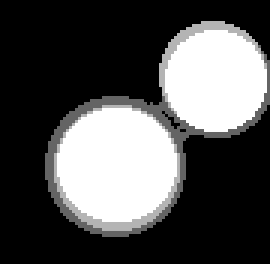
%> input picture Im2mesh_Octave/Circle.tif, 90 x 88 px (shown 3 times larger)
$ octave demo05.m   (GNU Octave 9; MATLAB toolbox functions it lacks are replaced by stand-ins)
%> lines starting %> are read from the running program, lines starting %| are printed output that depends on the picture; in (x1, y1, x2, y2) boxes, pixels count from 0 and x2, y2 are one past the last pixel; in counts of white or black regions, pixels touching at a corner belong together; the program's own positions count from 1
%> further down, im is the input picture: size 88x90 uint8; min 0, max 255, mean 81.7
### Im2mesh_Octave/im2mesh.m
function [ vert, tria, tnum, vert2, tria2 ] = im2mesh( im, opt )
% im2mesh: generate triangular mesh based on grayscale segmented image
%
% usage:
%   [ vert, tria, tnum ] = im2mesh( im );   % default opt setting
%   [ vert, tria, tnum ] = im2mesh( im, opt );
%
%   [ vert, tria, tnum, vert2, tria2 ] = im2mesh( im );  % default opt setting
%   [ vert, tria, tnum, vert2, tria2 ] = im2mesh( im, opt );
%
% input
%   im        % grayscale segmented image
%
%   opt - a structure array. It is the options for im2mesh.
%         It stores parameter settings for im2mesh.
%
%   opt.tf_avoid_sharp_corner   % For function getCtrlPnts
%                               % Whether to avoid sharp corner when
%                               % simplifying polygon.
%                               % Value: true or false
%                               % If true, two extra control points
%                               % will be added around one original
%                               % control point to avoid sharp corner
%                               % when simplifying polygon.
%                               % Sharp corner in some cases will make
%                               % poly2mesh not able to converge.
%
%   opt.lambda      % Parameter for funtion smoothBounds (Taubin smoothing)
%   opt.mu          % Parameter for funtion smoothBounds (Taubin smoothing)
%   opt.iters       % Parameter for funtion smoothBounds (Taubin smoothing)
%
%   opt.threshold_num_turning   % For funtion smoothBounds
%                               % Threshold value for the number of turning
%                               % points in a polyline.
%
%   opt.threshold_num_vert_Smo  % For funtion smoothBounds
%                               % Threshold value for the number of
%                               % vertices in a polyline.
%
%   opt.tolerance   % For funtion simplifyBounds
%                   % Tolerance for polygon simplification.
%                   % Check Douglas-Peucker algorithm.
%                   % If u don't need to simplify, try tolerance = eps.
%                   % If the value of tolerance is too large, some
%                   % polygons will become line segment after
%                   % simplification, and these polygons will be
%                   % deleted by function delZeroAreaPoly.
%
%   opt.threshold_num_vert_Sim  % For funtion simplifyBounds
%                               % Threshold value for number of vertices in
%                               % a polyline.
%
%   opt.hmax      % For funtion poly2mesh
%                 % Maximum mesh-size
%
%   opt.mesh_kind   % For funtion poly2mesh
%                   % Meshing algorithm
%                   % Value: 'delaunay' or 'delfront'
%                   % "standard" Delaunay-refinement or
%                   % "Frontal-Delaunay" technique
%
%   opt.grad_limit  % For funtion poly2mesh
%                   % Scalar gradient-limit for mesh
%
%   opt.select_phase  % select phase for meshing
%                   % Parameter type: vector
%                   % If 'select_phase' is [], all the phases will be
%                   % chosen to perform meshing
%                   % 'select_phase' is an index vector for sorted
%                   % grayscales (ascending order) in an image.
%                   % For example, an image with grayscales of 40, 90,
%                   % 200, 240, 255. If u're interested in 40, 200, and
%                   % 240, then set 'select_phase' as [1 3 4]. Those
%                   % phases corresponding to grayscales of 40, 200,
%                   % and 240 will be chosen to perform meshing.
%
% output:
%   vert, tria define linear elements. vert2, tria2 define 2nd order elements.
%
%   vert - Node data. N-by-2 array.
%       vert(i,1:2) = [x_coordinate, y_coordinate] of the i-th node
%
%   tria - Node numbering for each triangle. M-by-3 array.
%       tria(j,1:3) = [node_numbering_of_3_nodes] of the j-th element
%
%   tnum - Label of material phase. P-by-1 array.
%       tnum(j,1) = k; means the j-th element is belong to the k-th phase
%
%   vert2 - Node data (2nd order element). P-by-2 array.
%       Due to new vertices, the length of vert2 is much longer than vert.
%       vert2(i,1:2) = [x_coordinate, y_coordinate] of the i-th node
%
%   tria2 - Node numbering for each triangle (2nd order element). M-by-6 array.
%       tria2(j,1:6) = [node_numbering_of_6_nodes] of the j-th element
%
%
% You can use function plotMeshes( vert, tria, tnum ) to view mesh.
%
% Author:
%   Jiexian Ma, mjx0799@gmail.com, Jan 2025
% Cite As
%   Jiexian Ma (2025). Im2mesh (2D image to triangular meshes) (https://ww
%   w.mathworks.com/matlabcentral/fileexchange/71772-im2mesh-2d-image-to-t
%   riangular-meshes), MATLAB Central File Exchange. Retrieved Jan 23, 202
%   5.
%

    % check the number of inputs
    if nargin == 1
        opt = [];
    elseif nargin == 2
        % normal case
    else
        error("check the number of inputs");
    end

    % verify field names and set values for opt
    opt = setOption( opt );

    % image to polygon boundary
    boundsRaw = im2Bounds( im );
    boundsCtrlP = getCtrlPnts( boundsRaw, opt.tf_avoid_sharp_corner, size(im) );

    % smooth boundary
    boundsSmooth = smoothBounds( boundsCtrlP, opt.lambda, opt.mu, opt.iters, ...
                    opt.threshold_num_turning, opt.threshold_num_vert_Smo );

    % simplify polygon boundary
    boundsSimplified = simplifyBounds( boundsSmooth, opt.tolerance, ...
                                            opt.threshold_num_vert_Sim );
    boundsSimplified = delZeroAreaPoly( boundsSimplified );

    % clear up redundant vertices
    % only control points and turning points will remain
    boundsClear = getCtrlPnts( boundsSimplified, false );
    boundsClear = simplifyBounds( boundsClear, 0 );

    % select phase
    if isempty(opt.select_phase)
        % = do nothing = all phases will be chosen
    elseif ~isvector(opt.select_phase)
        error("select_phase is not a vector")
    elseif length(opt.select_phase) > length(boundsClear)
        error("length of select_phase is larger than the number of phases")
    else
        boundsClear = boundsClear( opt.select_phase );
    end

    % get nodes and edges of polygonal boundary
    [ poly_node, poly_edge ] = getPolyNodeEdge( boundsClear );
    % generate triangular mesh
    [ vert,tria,tnum,vert2,tria2 ] = poly2mesh( poly_node, poly_edge, ...
                                opt.hmax, opt.mesh_kind, opt.grad_limit );

end


function new_opt = setOption( opt )
% setOption: verify field names in opt and set values in new_opt according
% to opt

    % initialize new_opt with default field names & value
    new_opt.tf_avoid_sharp_corner = false;
    new_opt.lambda = 0.5;
    new_opt.mu = -0.5;
    new_opt.iters = 100;
    new_opt.threshold_num_turning = 10;
    new_opt.threshold_num_vert_Smo = 10;
    new_opt.tolerance = 0.3;
    new_opt.threshold_num_vert_Sim = 10;
    new_opt.select_phase = [];
    new_opt.grad_limit = 0.25;
    new_opt.hmax = 500;
    new_opt.mesh_kind = 'delaunay';

    if isempty(opt)
        return
    end

    if ~isstruct(opt)
        error("opt is not a structure array. Not valid input.")
    end

    % get the field names of opt
    nameC = fieldnames(opt);

    % verify field names in opt and set values in new_opt
    % compare the field name of opt with new_opt using for loop
    % if a field name of opt exist in new_opt, assign the that field value
    % in opt to new_opt
    % if a field name of opt not exist in new_opt, show error

    for i = 1: length(nameC)
        if isfield( new_opt, nameC{i} )
            value = getfield( opt, nameC{i} );
            new_opt = setfield( new_opt, nameC{i}, value );
        else
            error("Field name %s in opt is not correct.", nameC{i});
        end
    end

end

### Im2mesh_Octave/im2Bounds.m
function bounds = im2Bounds( im )
% extract exact polygonal boundaries from grayscale segmented image using
% getExactBounds.m
%
% input:
%   im - grayscale segmented image, type: uint8 matrix
%
% output:
%   bounds - cell array. bounds{i}{j} is one of the polygonal boundaries,
%          corresponding to region with certain grayscale level in image.
%          Polygons in bounds{i} have the same grayscale level.
%          bounds{i}{j}(:,1) is x coordinate (column direction).
%          bounds{i}{j}(:,2) is y coordinate (row direction). You can use
%          plot( bounds{i}{j}(:,1), bounds{i}{j}(:,2) ) to view the
%          polygon. Use plotBounds( bounds ) to view all polygons, check
%          plotBounds.m.
%   bounds{i} is boundary polygons for one phase
%
% Author:
%   Jiexian Ma, mjx0799@gmail.com, Jan 2025
% Cite As
%   Jiexian Ma (2025). Im2mesh (2D image to triangular meshes) (https://ww
%   w.mathworks.com/matlabcentral/fileexchange/71772-im2mesh-2d-image-to-t
%   riangular-meshes), MATLAB Central File Exchange. Retrieved Jan 23, 202
%   5.
%

    im = flip(im,1);	% in fem software using right-hand coordinate,
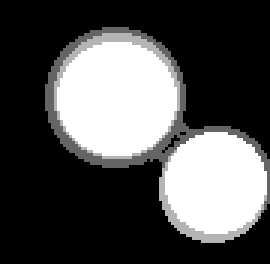
%> im: size 88x90 uint8 (shown 3 times larger); min 0, max 255, mean 81.7; mean of the top-left, top-right, bottom-left and bottom-right quarters 104.2, 53.7, 24.6, 144.4
                        % to coincide with that, must flip in row direction
                        % so the origin of coordinates is at bottom-left

    intensity = unique( im );    % vector
%> intensity = [0; 100; 180; 255]
    num_phase = size( intensity, 1 );
%> num_phase = 4
    bounds = cell( num_phase, 1 );
%> bounds = {[], [], [], []}

    for i = 1: num_phase
        bw = im == intensity(i);
        % Obtain the exact polygonal boundaries of objects and holes in
        % binary image. Both objects and holes are 4-connected.
        bounds{i} = getExactBounds( bw );
    end
%> this loop made 2 passes
%> num_object in getExactBounds on passes 1 to 2: 5, 3
%> pass 1, in im2Bounds, `bw = im == intensity(i);`:
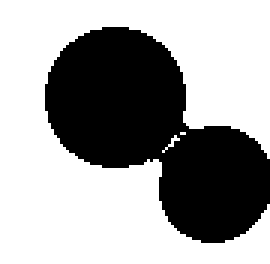
%> bw: size 88x90 logical (shown 3 times larger); 63% white; 1 black region, box (x1, y1, x2, y2) and area: (15, 9, 90, 81) 2929
%> pass 1, in getExactBounds, `[ Label, num_object ] = bwlabel( bw, 4 );`:
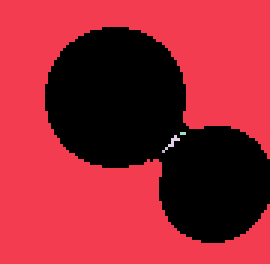
%> Label: size 88x90 double (shown 3 times larger); 6 distinct labels, from 0 to 5; one colour per label, 0 black
%> pass 2, in im2Bounds, `bw = im == intensity(i);`:
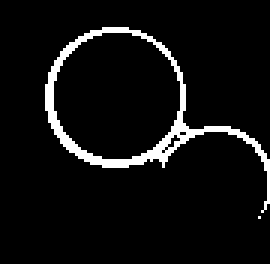
%> bw: size 88x90 logical (shown 3 times larger); 6.1% white in thin lines or dots, all inside (x1, y1, x2, y2) = (15, 9, 90, 73)
%> pass 2, in getExactBounds (call 2), `[ Label, num_object ] = bwlabel( bw, 4 );`:
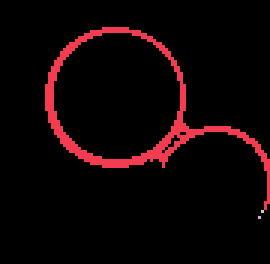
%> Label: size 88x90 double (shown 3 times larger); 4 distinct labels, from 0 to 3; one colour per label, 0 black
%> the run ends on the next line
    % size of bounds {i}{j} = (1+number_of_vertices)-by-2

    % post-process
    bounds = bounds2CCW( bounds );       % counterclockwise ordering
    bounds = head2BottomLeft( bounds );
end

% [32 lines left out: functions bounds2CCW, head2BottomLeft, not called in this run]

### Im2mesh_Octave/getExactBounds.m
function Bs = getExactBounds( bw )
% getExactBounds: get the exact boundaries (polygonal) of binary image
% sub-function: outerboundary.m and holeboundary.m
%
% For GNU Octave
%
% input bw - binary image
% ouput Bs - stores column (x) and row (y) coordinates of exact polygonal
%           boundaries. Bs is a p-by-1 cell array, where p is the number of
%           (4 connected) objects and (4 connected) holes. Each cell in the
%           cell array contains a q-by-2 matrix. Each row in the matrix
%           contains the column and row coordinates of a boundary corner. q
%           is the number of boundary corner for the corresponding region.
%           Size of Bs{i} is (1+number_of_vertices)-by-2.
%
% Comment:
% There're huge different between function bwboundaries and getExactBounds.
% The output of bwboundaries and getExactBounds may have different length.
%
% 1. bwboundaries(BW,conn,options)
% Return row (y) and column (x) coordinates of boundary pixel locations.
% Only inner boundaries are obatined.
% Parameter conn is very important for function bwboundaries. According to
% bwboundaries.m in Matlab,
% if conn = 4, objects are 4 connected and holes are 8 connected;
% if conn = 8, objects are 8 connected and holes are 4 connected.
% This is to avoid topological errors.
%
% 2. getExactBounds( bw )
% Return column (x) and row (y) coordinates of the corner of boundary
% pixels.
% However, function getExactBounds don't have connectivity parameter. Both
% objects and holes are 4 connected, since outputs are exact boundary.
%
% Example:
%     bw = imread('bw.tif');
%     Bs = getExactBounds( bw );
%
%     hold on
%     imshow(bw,'InitialMagnification','fit');
%     for k = 1:length(Bs)
%        plot( Bs{k}(:,1), Bs{k}(:,2), 'r', 'marker','o', 'MarkerSize',4,'LineWidth',1.5 );
%     end
%     hold off
%
% Im2mesh is copyright (C) 2019-2025 by Jiexian Ma and is distributed under
% the terms of the GNU General Public License (version 3).
%
% Project website: https://github.com/mjx888/im2mesh
%

    % initialize
    Bs = cell(0);
    % label objects using 4-connected neighborhood
    [ Label, num_object ] = bwlabel( bw, 4 );
    objs = regionprops( Label, 'Image', 'BoundingBox' );

    % get boundary of each 4-connected object, and update Bs
    for i = 1: num_object
        % one object at a time
        % B_temp is a cell & inner boundary
        B_temp = bwboundariesMy( (objs(i).Image)' );

        % convert back to global coordinate
        for j = 1: length(B_temp)
            B_temp{j}(:,1) = B_temp{j}(:,1) + objs(i).BoundingBox(1) -0.5;
            B_temp{j}(:,2) = B_temp{j}(:,2) + objs(i).BoundingBox(2) -0.5;
        end

        % convert B_temp (inner boundary) to B (exact boundary)
        if length(B_temp) == 1       % no holes
            B = outerboundary( B_temp(1) );
        elseif length(B_temp) > 1    % exist holes
            B = [ outerboundary( B_temp(1) );
                holeboundary( B_temp(2:end) ) ];
        else
            error("boundary error")
        end

        % update Bs
        Bs = [ Bs; B ];
    end

end

% [357 lines left out: functions bwboundariesMy, outerboundary, holeboundary, getCorner, not called in this run]

### Im2mesh_Octave/demo05.m
%% *demo05 of Im2mesh package*
% demo05 - Demonstrate parameter tf_avoid_sharp_corner
%%
%
%% ------------------------------------------------------------------------
%% Note
% I suggest familiarizing yourself with Im2mesh_GUI before learning Im2mesh.
% With graphical user interface, Im2mesh_GUI will help you better understand the
% workflow and parameters of Im2mesh.
%
% Im2mesh_GUI: <https://www.mathworks.com/matlabcentral/fileexchange/179684-im2mesh_gui-2d-image-to-finite-element-meshes
% https://www.mathworks.com/matlabcentral/fileexchange/179684-im2mesh_gui-2d-image-to-finite-element-meshes>
%

%% ------------------------------------------------------------------------
%% Setup
% Before we start, please set folder "Im2mesh_Octave" as your current folder
% of MATLAB.
clear all

% load packages of Octave
pkg load image
pkg load matgeom
pkg load geometry

% Function im2mesh use a mesh generator called MESH2D. We can use the following
% command to add the folder 'mesh2d-master' to the path of MATLAB.

addpath(genpath('mesh2d-master'))

%% ------------------------------------------------------------------------
%% Circle
% Let's start demo. Import image Circle.tif.

im = imread("Circle.tif");
if size(im,3) == 3;  im = rgb2gray( im ); end
imshow( im );

%%
% Generate mesh.

opt = [];       % reset opt
opt.tf_avoid_sharp_corner = false;
opt.threshold_num_turning = 10;
opt.threshold_num_vert_Smo = 20;
opt.threshold_num_vert_Sim = 20;

[ vert, tria, tnum ] = im2mesh( im, opt );
